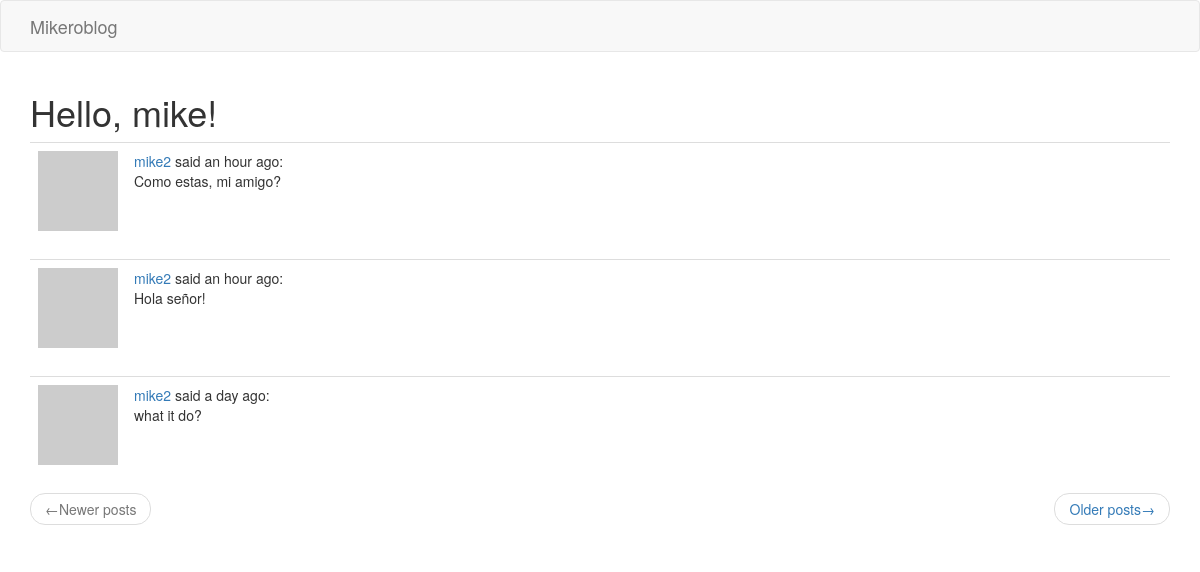
Page /explore (signed in) on the committed database.
### app/models.py (models this page shows, shortened)
class User(UserMixin, db.Model):
    id = db.Column(db.Integer, primary_key=True)
    username = db.Column(db.String(64), index=True, unique=True)
    email = db.Column(db.String(120), index=True, unique=True)
    password_hash = db.Column(db.String(128))
    posts = db.relationship('Post', backref='author', lazy='dynamic')
    about_me = db.Column(db.String(140))
    last_seen = db.Column(db.DateTime, default=datetime.utcnow)
    followed = db.relationship(
        'User',
        secondary=followers,
        primaryjoin=(followers.c.follower_id == id),
        secondaryjoin=(followers.c.followed_id == id),
        backref=db.backref('followers', lazy='dynamic'),
        lazy='dynamic'
    )
    def avatar(self, size):
        digest = md5(self.email.lower().encode('utf-8')).hexdigest()
        return f'https://www.gravatar.com/avatar/{digest}?d=identicon&s={size}'

class Post(db.Model):
    id = db.Column(db.Integer, primary_key=True)
    body = db.Column(db.String(140))
    timestamp = db.Column(db.DateTime, index=True, default=datetime.utcnow)
    user_id = db.Column(db.Integer, db.ForeignKey('user.id'))
    language = db.Column(db.String(5))

### app/routes.py (the view)
@flask_app.route('/explore')
@login_required
def explore():
    page = request.args.get('page', 1, type=int)
    posts = Post.query.order_by(Post.timestamp.desc()).paginate(
        page, flask_app.config['POSTS_PER_PAGE'], False)
    next_url = url_for('index', page=posts.next_num) \
        if posts.has_next else None
    prev_url = url_for('index', page=posts.prev_num) \
        if posts.has_prev else None
    return render_template('index.html', title='Explore', posts=posts.items,
                           next_url=next_url, prev_url=prev_url)

### app/models.py (called while the page is built)
@login.user_loader
def load_user(id):
    return User.query.get(int(id))

### app/routes.py (called while the page is built)
@flask_app.before_request
def before_request():
    if current_user.is_authenticated:
        current_user.last_seen = datetime.utcnow()
        db.session.commit()

### app/templates/index.html (shortened to what this page needs)
{% extends 'base.html' %}
{% import 'bootstrap/wtf.html' as wtf %}
{% block app_content %}
    <h1>Hello, {{ current_user.username }}!</h1>
    {% for post in posts %}
        {% include '_post.html' %}
    {% endfor %}
    <nav aria-label='...'>
        <ul class='pager'>
            <li class='previous{% if not prev_url %} disabled{% endif %}'>
                <a href='{{ prev_url or "#" }}'>
                    <span aria-hidden='true'>&larr;</span>{{ _('Newer posts') }}
                </a>
            </li>
            <li class='next{% if not next_url %} disabled{% endif %}'>
                <a href='{{ next_url or "#" }}'>
                    {{ _('Older posts') }}<span aria-hidden='true'>&rarr;</span>
                </a>
            </li>
        </ul>
    </nav>
{% endblock %}

### app/templates/_post.html (shortened to what this page needs)
<table class='table table-hover'>
    <tr>
        <td width='70px'>
            <a href='{{ url_for('user', username=post.author.username) }}'>
                <img src='{{ post.author.avatar(70) }}'>
            </a>
        </td>
        <td>
            <a href='{{ url_for('user', username=post.author.username) }}'>
                {{ post.author.username }}
            </a>
            said {{ moment(post.timestamp).fromNow() }}:
            <br>
            {{ post.body }}
        </td>
    </tr>
</table>

### rows in the picture
User: username "mike"
Post: author.username "mike2", timestamp "an hour ago", body "Como estas, mi amigo?"
Post: author.username "mike2", timestamp "an hour ago", body "Hola señor!"
Post: author.username "mike2", timestamp "a day ago", body "what it do?"
